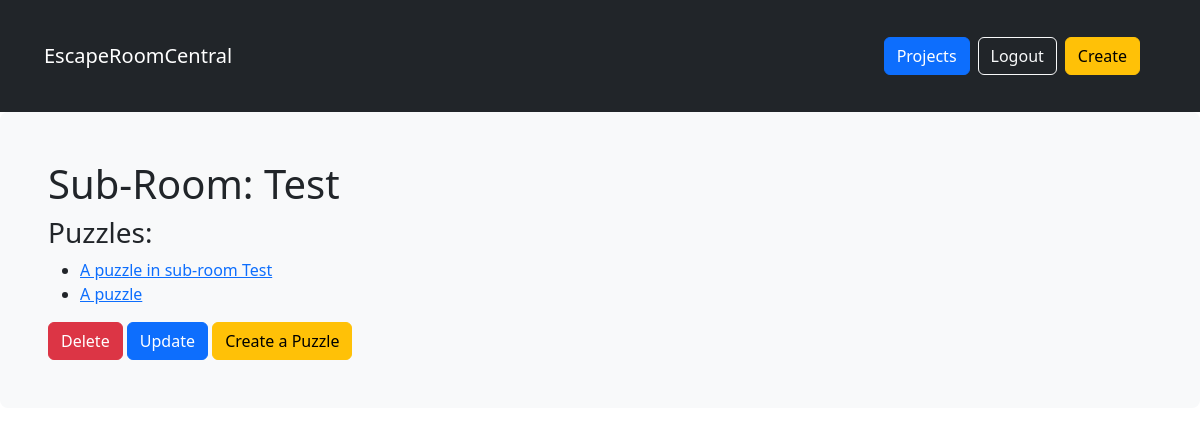
Page /rooms/subRoom/13/by/ilias/of/room/Test/ (signed in) on the committed database.
### rooms/models.py (models this page shows)
class SubRoom(models.Model):
    roomId = models.ForeignKey(Room, on_delete=models.CASCADE, related_name='subRooms')
    title = models.CharField(max_length=50, blank=True)

class Puzzle(models.Model):
    subRoomId = models.ForeignKey(SubRoom, on_delete=models.CASCADE, related_name='puzzles')
    title = models.CharField(max_length=50,default="A puzzle")
    description = models.TextField(default="A description", null=True)
    relatedPuzzle = models.ForeignKey('self', on_delete=models.CASCADE, null=True, related_name='relatedPuzzles')

### rooms/views.py (the view)
# urls.py: path('subRoom/<pk>/by/<username>/of/room/<title>/', views.SubRoomDetailView.as_view(), name='subroom_single'),
class SubRoomDetailView(LoginRequiredMixin, UserPassesTestMixin, generic.DetailView):
    model = models.SubRoom
    def test_func(self):
        return self.request.user.username == self.kwargs.get('username')
    def get_context_data(self, **kwargs):
        context = super().get_context_data(**kwargs)
        subroom = self.get_object()
        puzzles = subroom.puzzles.all()
        context["puzzles"] = puzzles
        return context

### rooms/templates/rooms/subroom_detail.html
{% extends 'base.html' %}
{% block content %}
    <div class="subroom-detail">
        <h1>Sub-Room: {{ subroom.title }}</h1>
    </div>
    <h3>Puzzles:</h3>
    <ul>
        {% for puzzle in puzzles %}
            <li><a href="{% url 'rooms:puzzle_single' pk=puzzle.pk %}">{{ puzzle.title }}</a></li>
        {% endfor %}
    </ul>
    {% if user.is_authenticated and room.user == userId and not hide_delete %}
        <a href="{% url 'rooms:delete_subroom' pk=subroom.pk %}" title="delete" class="btn btn-danger">Delete</a>
        <a href="{% url 'rooms:update_subroom' pk=subroom.pk %}" title="update" class='btn btn-primary'>Update</a>
        <a href="{% url 'rooms:new_puzzle' pk=subroom.pk username=user.username %}" title="create" class='btn btn-warning'>Create a Puzzle</a>
    {% endif %}
{% endblock %}

### rows in the picture
SubRoom: title "Test"
Puzzle: title "A puzzle in sub-room Test"
Puzzle: title "A puzzle"
